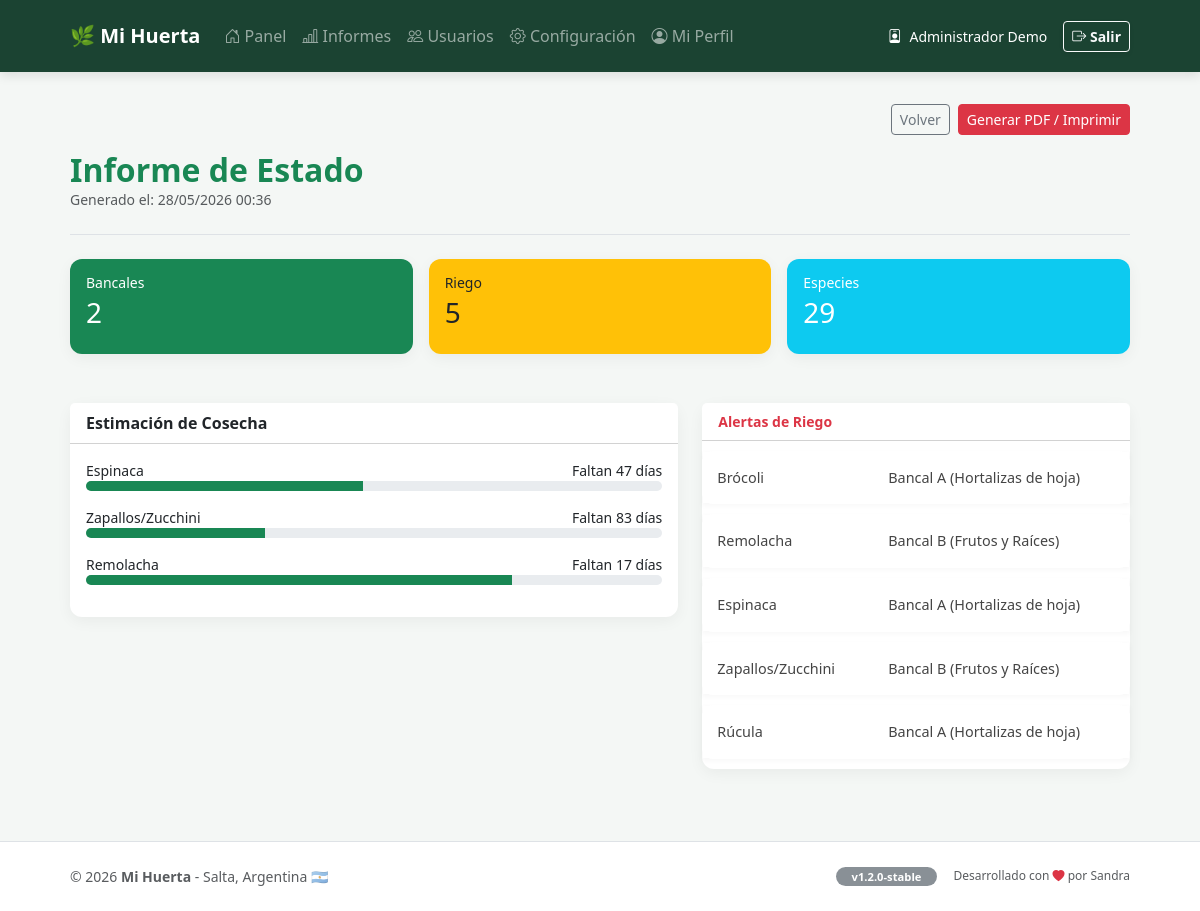
Page /informes.php (signed in) on the committed database.
### tables this page shows
CREATE TABLE `plantas` (
  `id` int(11) NOT NULL,
  `nombre` varchar(100) NOT NULL,
  `variedad` varchar(100) DEFAULT NULL,
  `id_epoca` int(11) DEFAULT NULL,
  `id_grupo_rotacion` int(11) DEFAULT NULL,
  `id_tipo_siembra` int(11) DEFAULT NULL,
  `id_tipo_cultivo` int(11) DEFAULT NULL,
  `distancia` int(11) DEFAULT NULL,
  `observaciones` text DEFAULT NULL,
  `fecha_siembra` date DEFAULT NULL,
  `id_bancal` int(11) DEFAULT NULL
);

CREATE TABLE `catalogo_plantas` (
  `id` int(11) NOT NULL,
  `nombre_comun` varchar(100) NOT NULL,
  `tiempo_cosecha` varchar(50) DEFAULT NULL,
  `dias_cosecha_num` int(11) DEFAULT NULL,
  `id_epoca` int(11) DEFAULT NULL,
  `id_tipo_siembra` int(11) DEFAULT NULL,
  `id_tipo_cultivo` int(11) DEFAULT NULL,
  `id_grupo_rotacion` int(11) DEFAULT NULL,
  `riego` varchar(100) DEFAULT NULL,
  `distancia_sugerida` int(11) DEFAULT NULL
);

### informes.php (the view, shortened to what this page needs)
<?php
include 'conexion.php';
include 'encabezado_pagina.php';
$res_bancales = $conexion->query("SELECT b.nombre_bancal, COUNT(p.id) as total FROM bancales b LEFT JOIN plantas p ON b.id = p.id_bancal GROUP BY b.id");
$hoy_str = date('Y-m-d');
$res_sedientas = $conexion->query("SELECT p.nombre, p.variedad, b.nombre_bancal, (SELECT MAX(fecha) FROM seguimiento WHERE id_planta = p.id AND accion = 'Riego') as ultimo_riego FROM plantas p JOIN bancales b ON p.id_bancal = b.id HAVING ultimo_riego IS NULL OR DATEDIFF('$hoy_str', ultimo_riego) >= 2");
$res_progreso = $conexion->query("SELECT p.nombre, p.variedad, p.fecha_siembra, c.dias_cosecha_num FROM plantas p JOIN catalogo_plantas c ON p.nombre = c.nombre_comun WHERE p.fecha_siembra IS NOT NULL AND c.dias_cosecha_num > 0");
?>
<link rel="stylesheet" href="impresion.css">
<div class="container mt-4 mb-5">
    <div class="d-flex justify-content-end mb-3 d-print-none">
        <a href="index.php" class="btn btn-outline-secondary btn-sm me-2">Volver</a>
        <button onclick="window.print()" class="btn btn-danger btn-sm">Generar PDF / Imprimir</button>
    </div>
    <div class="mb-4 border-bottom pb-2">
        <h2 class="text-success fw-bold m-0">Informe de Estado</h2>
        <p class="text-muted small">Generado el: <?= date('d/m/Y H:i') ?></p>
    </div>
    <div class="row g-3 mb-4">
        <div class="col-4">
            <div class="card bg-success text-white p-3 border-0">
                <h6 class="small mb-1">Bancales</h6>
                <h3><?= $res_bancales->num_rows ?></h3>
            </div>
        </div>
        <div class="col-4">
            <div class="card bg-warning text-dark p-3 border-0">
                <h6 class="small mb-1">Riego</h6>
                <h3><?= $res_sedientas->num_rows ?></h3>
            </div>
        </div>
        <div class="col-4">
            <div class="card bg-info text-white p-3 border-0">
                <h6 class="small mb-1">Especies</h6>
                <?php $total_c = $conexion->query("SELECT count(*) as t FROM catalogo_plantas")->fetch_assoc(); ?>
                <h3><?= $total_c['t'] ?></h3>
            </div>
        </div>
    </div>
    <div class="row">
        <div class="col-7">
            <div class="card mb-4">
                <div class="card-header bg-white fw-bold">Estimación de Cosecha</div>
                <div class="card-body">
                    <?php while($p = $res_progreso->fetch_assoc()):
                        $fs = new DateTime($p['fecha_siembra']);
                        $pasados = (new DateTime())->diff($fs)->days;
                        $porc = min(100, round(($pasados / $p['dias_cosecha_num']) * 100));
                    ?>
                    <div class="mb-3 small">
                        <div class="d-flex justify-content-between">
                            <span><?= $p['nombre'] ?></span>
                            <span>Faltan <?= max(0, $p['dias_cosecha_num'] - $pasados) ?> días</span>
                        </div>
                        <div class="progress" style="height: 10px;">
                            <div class="progress-bar bg-success" style="width: <?= $porc ?>%"></div>
                        </div>
                    </div>
                    <?php endwhile; ?>
                </div>
            </div>
        </div>
        <div class="col-5">
            <div class="card mb-4">
                <div class="card-header bg-white fw-bold text-danger small">Alertas de Riego</div>
                <table class="table table-sm mb-0 extra-small">
                    <tbody>
                        <?php while($s = $res_sedientas->fetch_assoc()): ?>
                        <tr><td><?= $s['nombre'] ?></td><td><?= $s['nombre_bancal'] ?></td></tr>
                        <?php endwhile; ?>
                    </tbody>
                </table>
            </div>
        </div>
    </div>
</div>
<div class="d-print-none">
    <?php include 'pie_pagina.php'; ?>

### css/estilos.css (style rules this page uses)
body { background-color: #f4f7f5; font-family: 'Segoe UI', Roboto, Helvetica, Arial, sans-serif; color: #333; margin: 0; padding: 0; }
.container { max-width: 1100px; margin: 0 auto; padding: 0 20px; }
.card { border: none; border-radius: 12px; box-shadow: 0 4px 15px rgba(0,0,0,0.05); background-color: #ffffff; margin-bottom: 25px; }
.table { border-collapse: separate; border-spacing: 0 10px; }
.table tbody tr { background-color: #ffffff; box-shadow: 0 2px 5px rgba(0,0,0,0.03); transition: all 0.2s ease; }
.table tbody td { border: none; padding: 16px 15px !important; vertical-align: middle; font-size: 0.9rem; color: #444; }
.table td:first-child { border-radius: 12px 0 0 12px; }
.table td:last-child { border-radius: 0 12px 12px 0; }

### rows in the picture
plantas: nombre "Espinaca", max(0,$p['dias_cosecha_num']-$pasados) "47"
plantas: nombre "Zapallos/Zucchini", max(0,$p['dias_cosecha_num']-$pasados) "83"
plantas: nombre "Remolacha", max(0,$p['dias_cosecha_num']-$pasados) "17"

### other values in the picture
$_SESSION['nombre_real'] "Administrador Demo"
$res_bancales->num_rows "2"
$res_sedientas->num_rows "5"
$total_c['t'] "29"
$s['nombre'] "Brócoli"
$s['nombre_bancal'] "Bancal A (Hortalizas de hoja)"
$s['nombre'] "Remolacha"
$s['nombre_bancal'] "Bancal B (Frutos y Raíces)"
$s['nombre'] "Espinaca"
$s['nombre'] "Zapallos/Zucchini"
$s['nombre'] "Rúcula"
